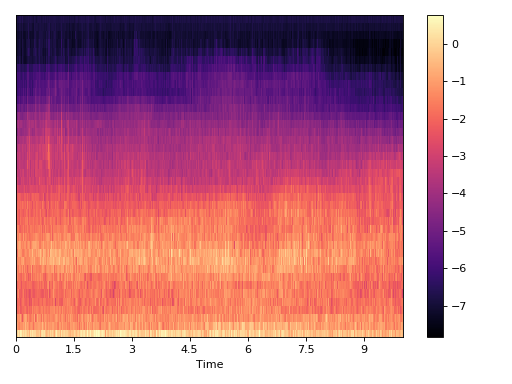

The Python source for this figure:
import dcase_util
# Get audio in a container, mixdown of a stereo signal
audio_container = dcase_util.containers.AudioContainer().load(
  filename=dcase_util.utils.Example.audio_filename()
).mixdown()

# Create extractor
mel_extractor = dcase_util.features.MelExtractor()

# Extract features
mels = mel_extractor.extract(audio_container)

# Plotting
dcase_util.containers.DataMatrix2DContainer(
    data=mels,
    time_resolution=mel_extractor.hop_length_seconds
).plot()
